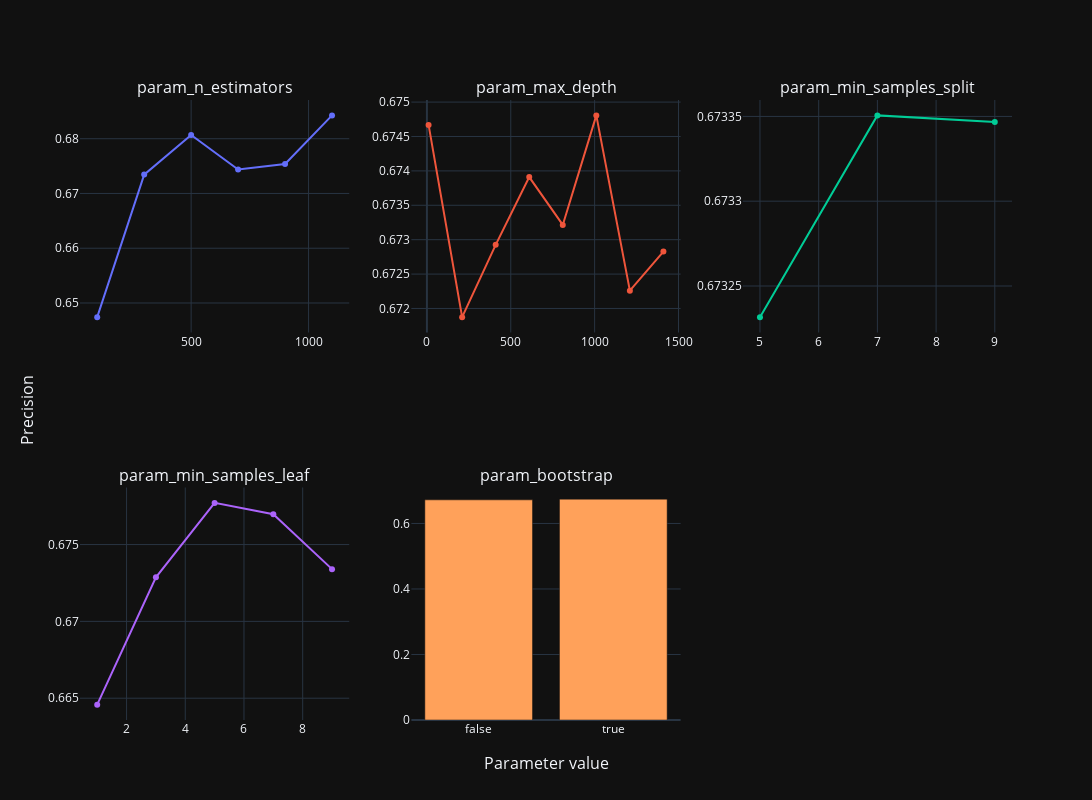

Source (notebook cell):
### Code cell
linear = ['param_n_estimators', 'param_max_depth', 'param_min_samples_split', 'param_min_samples_leaf']
categorical = ['param_bootstrap']
columns = 3
rows = int(np.ceil(len(linear + categorical) // columns)) + 1

fig = make_subplots(rows, columns, y_title='Precision', x_title='Parameter value', shared_yaxes=False, subplot_titles=linear + categorical)

column = 1
row = 1

for param in linear:
    t = rgs_results.groupby(param)['mean_test_score'].mean()
    f = go.Scatter(x=t.index, y=t.values, name=param)
    fig.add_trace(f, col=column, row=row)
    column += 1
    if column == columns + 1:
        column = 1
        row += 1

for param in categorical:
    t = rgs_results.groupby(param)['mean_test_score'].mean()
    f = go.Bar(x=t.index, y=t.values, name=param)
    fig.add_trace(f, col=column, row=row)
    column += 1
    if column == columns + 1:
        column = 1
        row += 1

fig.update_layout(showlegend=False, width=1200, height=800)

### Figure 1 — Plotly figure (JSON) as saved in the notebook; plotly's stock layout.template omitted (floating-point values rounded to 4 significant figures)
{"data": [{"name": "param_n_estimators", "x": [100, 300, 500, 700, 900, 1100], "y": [0.6474, 0.6734, 0.6807, 0.6744, 0.6754, 0.6843], "type": "scatter", "xaxis": "x", "yaxis": "y"}, {"name": "param_max_depth", "x": [10, 210, 410, 610, 810, 1010, 1210, 1410], "y": [0.6747, 0.6719, 0.6729, 0.6739, 0.6732, 0.6748, 0.6723, 0.6728], "type": "scatter", "xaxis": "x2", "yaxis": "y2"}, {"name": "param_min_samples_split", "x": [5, 7, 9], "y": [0.6732, 0.6734, 0.6733], "type": "scatter", "xaxis": "x3", "yaxis": "y3"}, {"name": "param_min_samples_leaf", "x": [1, 3, 5, 7, 9], "y": [0.6646, 0.6729, 0.6777, 0.677, 0.6734], "type": "scatter", "xaxis": "x4", "yaxis": "y4"}, {"name": "param_bootstrap", "x": [false, true], "y": [0.6721, 0.6743], "type": "bar", "xaxis": "x5", "yaxis": "y5"}], "layout": {"xaxis": {"anchor": "y", "domain": [0.0, 0.2889]}, "yaxis": {"anchor": "x", "domain": [0.625, 1.0]}, "xaxis2": {"anchor": "y2", "domain": [0.3556, 0.6444]}, "yaxis2": {"anchor": "x2", "domain": [0.625, 1.0]}, "xaxis3": {"anchor": "y3", "domain": [0.7111, 1.0]}, "yaxis3": {"anchor": "x3", "domain": [0.625, 1.0]}, "xaxis4": {"anchor": "y4", "domain": [0.0, 0.2889]}, "yaxis4": {"anchor": "x4", "domain": [0.0, 0.375]}, "xaxis5": {"anchor": "y5", "domain": [0.3556, 0.6444]}, "yaxis5": {"anchor": "x5", "domain": [0.0, 0.375]}, "xaxis6": {"anchor": "y6", "domain": [0.7111, 1.0]}, "yaxis6": {"anchor": "x6", "domain": [0.0, 0.375]}, "annotations": [{"font": {"size": 16}, "showarrow": false, "text": "param_n_estimators", "x": 0.1444, "xanchor": "center", "xref": "paper", "y": 1.0, "yanchor": "bottom", "yref": "paper"}, {"font": {"size": 16}, "showarrow": false, "text": "param_max_depth", "x": 0.5, "xanchor": "center", "xref": "paper", "y": 1.0, "yanchor": "bottom", "yref": "paper"}, {"font": {"size": 16}, "showarrow": false, "text": "param_min_samples_split", "x": 0.8556, "xanchor": "center", "xref": "paper", "y": 1.0, "yanchor": "bottom", "yref": "paper"}, {"font": {"size": 16}, "showarrow": false, "text": "param_min_samples_leaf", "x": 0.1444, "xanchor": "center", "xref": "paper", "y": 0.375, "yanchor": "bottom", "yref": "paper"}, {"font": {"size": 16}, "showarrow": false, "text": "param_bootstrap", "x": 0.5, "xanchor": "center", "xref": "paper", "y": 0.375, "yanchor": "bottom", "yref": "paper"}, {"font": {"size": 16}, "showarrow": false, "text": "Parameter value", "x": 0.5, "xanchor": "center", "xref": "paper", "y": 0, "yanchor": "top", "yref": "paper", "yshift": -30}, {"font": {"size": 16}, "showarrow": false, "text": "Precision", "textangle": -90, "x": 0, "xanchor": "right", "xref": "paper", "xshift": -40, "y": 0.5, "yanchor": "middle", "yref": "paper"}], "showlegend": false, "width": 1200, "height": 800}}
